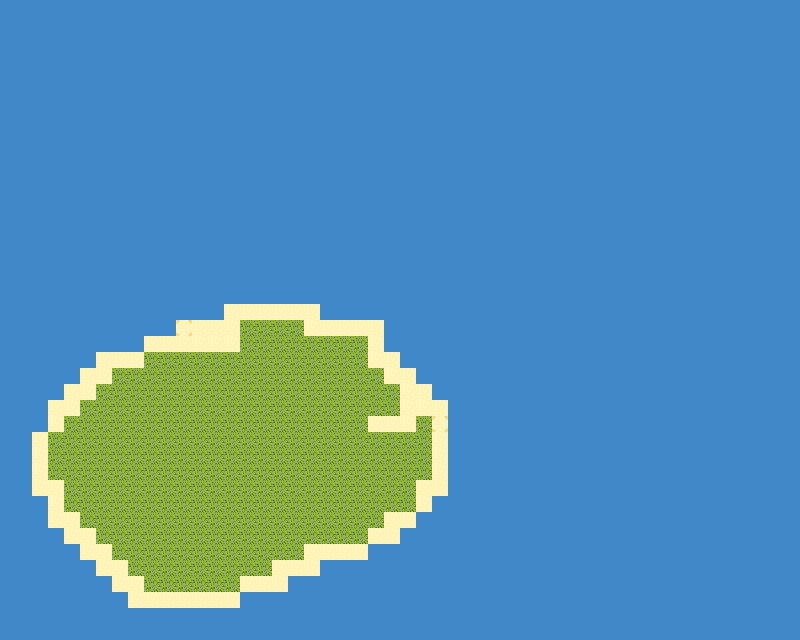

This is a level from a 2D game, rendered from its Tiled map with the project's own tilesets. A one-line summary and the complete map file follow:
An orthogonal 50x40 tile map with 16x16 px tiles, 1 tile layer (タイルレイヤー1), 7 tilesets.

<map version="1.5" tiledversion="1.7.0" orientation="orthogonal" renderorder="right-down" width="50" height="40" tilewidth="16" tileheight="16" infinite="0" nextlayerid="4" nextobjectid="1">
 <editorsettings>
  <export target="world Map1/world_map_data..csv" format="csv" />
 </editorsettings>
 <tileset firstgid="1" source="grass.tsx" />
 <tileset firstgid="5" source="mizu2.tsx" />
 <tileset firstgid="15" source="mizu4.tsx" />
 <tileset firstgid="25" source="umi.tsx" />
 <tileset firstgid="35" source="WorldMap-A2.tsx" />
 <tileset firstgid="803" source="yougan.tsx" />
 <tileset firstgid="833" source="tuti1-tuti3.tsx" />
 <layer id="3" name="タイルレイヤー1" width="50" height="40">
  <data encoding="csv">
34,34,34,34,34,34,34,34,34,34,34,34,34,34,34,34,34,34,34,34,34,34,34,34,34,34,34,34,34,34,34,34,34,34,34,34,34,34,34,34,34,34,34,34,34,34,34,34,34,34,
34,34,34,34,34,34,34,34,34,34,34,34,34,34,34,34,34,34,34,34,34,34,34,34,34,34,34,34,34,34,34,34,34,34,34,34,34,34,34,34,34,34,34,34,34,34,34,34,34,34,
34,34,34,34,34,34,34,34,34,34,34,34,34,34,34,34,34,34,34,34,34,34,34,34,34,34,34,34,34,34,34,34,34,34,34,34,34,34,34,34,34,34,34,34,34,34,34,34,34,34,
34,34,34,34,34,34,34,34,34,34,34,34,34,34,34,34,34,34,34,34,34,34,34,34,34,34,34,34,34,34,34,34,34,34,34,34,34,34,34,34,34,34,34,34,34,34,34,34,34,34,
34,34,34,34,34,34,34,34,34,34,34,34,34,34,34,34,34,34,34,34,34,34,34,34,34,34,34,34,34,34,34,34,34,34,34,34,34,34,34,34,34,34,34,34,34,34,34,34,34,34,
34,34,34,34,34,34,34,34,34,34,34,34,34,34,34,34,34,34,34,34,34,34,34,34,34,34,34,34,34,34,34,34,34,34,34,34,34,34,34,34,34,34,34,34,34,34,34,34,34,34,
34,34,34,34,34,34,34,34,34,34,34,34,34,34,34,34,34,34,34,34,34,34,34,34,34,34,34,34,34,34,34,34,34,34,34,34,34,34,34,34,34,34,34,34,34,34,34,34,34,34,
34,34,34,34,34,34,34,34,34,34,34,34,34,34,34,34,34,34,34,34,34,34,34,34,34,34,34,34,34,34,34,34,34,34,34,34,34,34,34,34,34,34,34,34,34,34,34,34,34,34,
34,34,34,34,34,34,34,34,34,34,34,34,34,34,34,34,34,34,34,34,34,34,34,34,34,34,34,34,34,34,34,34,34,34,34,34,34,34,34,34,34,34,34,34,34,34,34,34,34,34,
34,34,34,34,34,34,34,34,34,34,34,34,34,34,34,34,34,34,34,34,34,34,34,34,34,34,34,34,34,34,34,34,34,34,34,34,34,34,34,34,34,34,34,34,34,34,34,34,34,34,
34,34,34,34,34,34,34,34,34,34,34,34,34,34,34,34,34,34,34,34,34,34,34,34,34,34,34,34,34,34,34,34,34,34,34,34,34,34,34,34,34,34,34,34,34,34,34,34,34,34,
34,34,34,34,34,34,34,34,34,34,34,34,34,34,34,34,34,34,34,34,34,34,34,34,34,34,34,34,34,34,34,34,34,34,34,34,34,34,34,34,34,34,34,34,34,34,34,34,34,34,
34,34,34,34,34,34,34,34,34,34,34,34,34,34,34,34,34,34,34,34,34,34,34,34,34,34,34,34,34,34,34,34,34,34,34,34,34,34,34,34,34,34,34,34,34,34,34,34,34,34,
34,34,34,34,34,34,34,34,34,34,34,34,34,34,34,34,34,34,34,34,34,34,34,34,34,34,34,34,34,34,34,34,34,34,34,34,34,34,34,34,34,34,34,34,34,34,34,34,34,34,
34,34,34,34,34,34,34,34,34,34,34,34,34,34,34,34,34,34,34,34,34,34,34,34,34,34,34,34,34,34,34,34,34,34,34,34,34,34,34,34,34,34,34,34,34,34,34,34,34,34,
34,34,34,34,34,34,34,34,34,34,34,34,34,34,34,34,34,34,34,34,34,34,34,34,34,34,34,34,34,34,34,34,34,34,34,34,34,34,34,34,34,34,34,34,34,34,34,34,34,34,
34,34,34,34,34,34,34,34,34,34,34,34,34,34,34,34,34,34,34,34,34,34,34,34,34,34,34,34,34,34,34,34,34,34,34,34,34,34,34,34,34,34,34,34,34,34,34,34,34,34,
34,34,34,34,34,34,34,34,34,34,34,34,34,34,34,34,34,34,34,34,34,34,34,34,34,34,34,34,34,34,34,34,34,34,34,34,34,34,34,34,34,34,34,34,34,34,34,34,34,34,
34,34,34,34,34,34,34,34,34,34,34,34,34,34,34,34,34,34,34,34,34,34,34,34,34,34,34,34,34,34,34,34,34,34,34,34,34,34,34,34,34,34,34,34,34,34,34,34,34,34,
34,34,34,34,34,34,34,34,34,34,34,34,34,34,837,837,837,837,837,837,34,34,34,34,34,34,34,34,34,34,34,34,34,34,34,34,34,34,34,34,34,34,34,34,34,34,34,34,34,34,
34,34,34,34,34,34,34,34,34,34,34,836,837,837,837,3,3,3,3,837,837,837,837,837,34,34,34,34,34,34,34,34,34,34,34,34,34,34,34,34,34,34,34,34,34,34,34,34,34,34,
34,34,34,34,34,34,34,34,34,837,837,837,837,837,837,3,3,3,3,3,3,3,3,837,34,34,34,34,34,34,34,34,34,34,34,34,34,34,34,34,34,34,34,34,34,34,34,34,34,34,
34,34,34,34,34,34,837,837,837,3,3,3,3,3,3,3,3,3,3,3,3,3,3,837,837,34,34,34,34,34,34,34,34,34,34,34,34,34,34,34,34,34,34,34,34,34,34,34,34,34,
34,34,34,34,34,837,837,3,3,3,3,3,3,3,3,3,3,3,3,3,3,3,3,3,837,837,34,34,34,34,34,34,34,34,34,34,34,34,34,34,34,34,34,34,34,34,34,34,34,34,
34,34,34,34,837,837,3,3,3,3,3,3,3,3,3,3,3,3,3,3,3,3,3,3,3,837,837,34,34,34,34,34,34,34,34,34,34,34,34,34,34,34,34,34,34,34,34,34,34,34,
34,34,34,837,837,3,3,3,3,3,3,3,3,3,3,3,3,3,3,3,3,3,3,3,3,837,837,837,34,34,34,34,34,34,34,34,34,34,34,34,34,34,34,34,34,34,34,34,34,34,
34,34,34,837,3,3,3,3,3,3,3,3,3,3,3,3,3,3,3,3,3,3,3,837,837,837,3,836,34,34,34,34,34,34,34,34,34,34,34,34,34,34,34,34,34,34,34,34,34,34,
34,34,837,3,3,3,3,3,3,3,3,3,3,3,3,3,3,3,3,3,3,3,3,3,3,3,3,837,34,34,34,34,34,34,34,34,34,34,34,34,34,34,34,34,34,34,34,34,34,34,
34,34,837,3,3,3,3,3,3,3,3,3,3,3,3,3,3,3,3,3,3,3,3,3,3,3,3,837,34,34,34,34,34,34,34,34,34,34,34,34,34,34,34,34,34,34,34,34,34,34,
34,34,837,3,3,3,3,3,3,3,3,3,3,3,3,3,3,3,3,3,3,3,3,3,3,3,3,837,34,34,34,34,34,34,34,34,34,34,34,34,34,34,34,34,34,34,34,34,34,34,
34,34,837,837,3,3,3,3,3,3,3,3,3,3,3,3,3,3,3,3,3,3,3,3,3,3,837,837,34,34,34,34,34,34,34,34,34,34,34,34,34,34,34,34,34,34,34,34,34,34,
34,34,34,837,3,3,3,3,3,3,3,3,3,3,3,3,3,3,3,3,3,3,3,3,3,3,837,34,34,34,34,34,34,34,34,34,34,34,34,34,34,34,34,34,34,34,34,34,34,34,
34,34,34,837,837,3,3,3,3,3,3,3,3,3,3,3,3,3,3,3,3,3,3,3,837,837,34,34,34,34,34,34,34,34,34,34,34,34,34,34,34,34,34,34,34,34,34,34,34,34,
34,34,34,34,837,837,3,3,3,3,3,3,3,3,3,3,3,3,3,3,3,3,3,837,837,34,34,34,34,34,34,34,34,34,34,34,34,34,34,34,34,34,34,34,34,34,34,34,34,34,
34,34,34,34,34,837,837,3,3,3,3,3,3,3,3,3,3,3,3,837,837,837,837,34,34,34,34,34,34,34,34,34,34,34,34,34,34,34,34,34,34,34,34,34,34,34,34,34,34,34,
34,34,34,34,34,34,837,837,3,3,3,3,3,3,3,3,3,837,837,837,34,34,34,34,34,34,34,34,34,34,34,34,34,34,34,34,34,34,34,34,34,34,34,34,34,34,34,34,34,34,
34,34,34,34,34,34,34,837,837,3,3,3,3,3,3,837,837,837,34,34,34,34,34,34,34,34,34,34,34,34,34,34,34,34,34,34,34,34,34,34,34,34,34,34,34,34,34,34,34,34,
34,34,34,34,34,34,34,34,837,837,837,837,837,837,837,34,34,34,34,34,34,34,34,34,34,34,34,34,34,34,34,34,34,34,34,34,34,34,34,34,34,34,34,34,34,34,34,34,34,34,
34,34,34,34,34,34,34,34,34,34,34,34,34,34,34,34,34,34,34,34,34,34,34,34,34,34,34,34,34,34,34,34,34,34,34,34,34,34,34,34,34,34,34,34,34,34,34,34,34,34,
34,34,34,34,34,34,34,34,34,34,34,34,34,34,34,34,34,34,34,34,34,34,34,34,34,34,34,34,34,34,34,34,34,34,34,34,34,34,34,34,34,34,34,34,34,34,34,34,34,34
</data>
 </layer>
</map>
